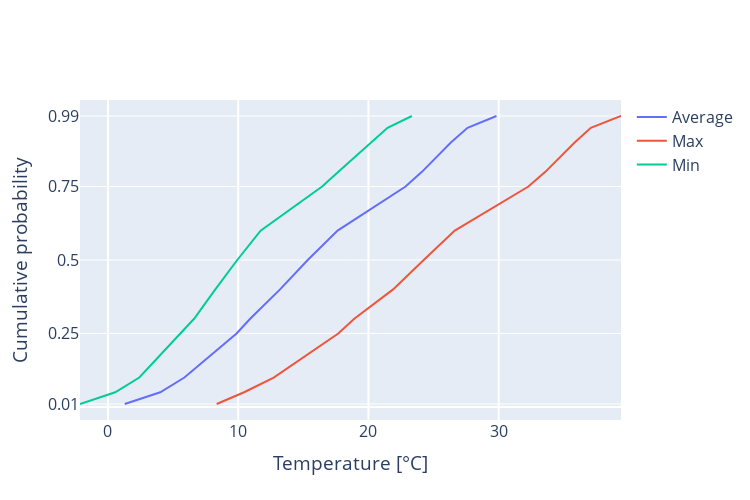

The notebook cell this image was saved under:
### Code cell
fig = go.Figure()

fig.add_trace(go.Scatter(x=TAVG, y=Q,
                    mode='lines',
                    name='Average'))

fig.add_trace(go.Scatter(x=TMAX, y=Q,
                    mode='lines',
                    name='Max'))

fig.add_trace(go.Scatter(x=TMIN, y=Q,
                    mode='lines',
                    name='Min'))

fig.update_layout(font=dict(size=16),yaxis=dict(
                         title='Cumulative probability',
                         gridcolor='white',
                         gridwidth=1,tickvals = [0.01,0.25,0.5,0.75,0.99]
                         ),
                         xaxis=dict(
                            title='Temperature [°C]',
                            gridcolor='white',
                            gridwidth=2,
                        ),showlegend=True,width = 1500/2, height = 1000/2)

### Figure 1 — Plotly figure (JSON) as saved in the notebook; plotly's stock layout.template omitted (floating-point values rounded to 4 significant figures)
{"data": [{"mode": "lines", "name": "Average", "type": "scatter", "x": [1.288, 4.015, 5.87, 9.874, 10.92, 13.21, 15.34, 17.63, 22.85, 24.11, 26.33, 27.61, 29.83], "y": [0.01, 0.05, 0.1, 0.25, 0.3, 0.4, 0.5, 0.6, 0.75, 0.8, 0.9, 0.95, 0.99]}, {"mode": "lines", "name": "Max", "type": "scatter", "x": [8.347, 10.45, 12.72, 17.68, 18.91, 21.89, 24.24, 26.63, 32.28, 33.58, 35.83, 37.07, 39.39], "y": [0.01, 0.05, 0.1, 0.25, 0.3, 0.4, 0.5, 0.6, 0.75, 0.8, 0.9, 0.95, 0.99]}, {"mode": "lines", "name": "Min", "type": "scatter", "x": [-2.146, 0.5556, 2.407, 5.594, 6.615, 8.243, 9.926, 11.72, 16.44, 17.69, 20.2, 21.47, 23.33], "y": [0.01, 0.05, 0.1, 0.25, 0.3, 0.4, 0.5, 0.6, 0.75, 0.8, 0.9, 0.95, 0.99]}], "layout": {"font": {"size": 16}, "height": 500, "showlegend": true, "width": 750, "xaxis": {"gridcolor": "white", "gridwidth": 2, "title": {"text": "Temperature [°C]"}}, "yaxis": {"gridcolor": "white", "gridwidth": 1, "tickvals": [0.01, 0.25, 0.5, 0.75, 0.99], "title": {"text": "Cumulative probability"}}}}
